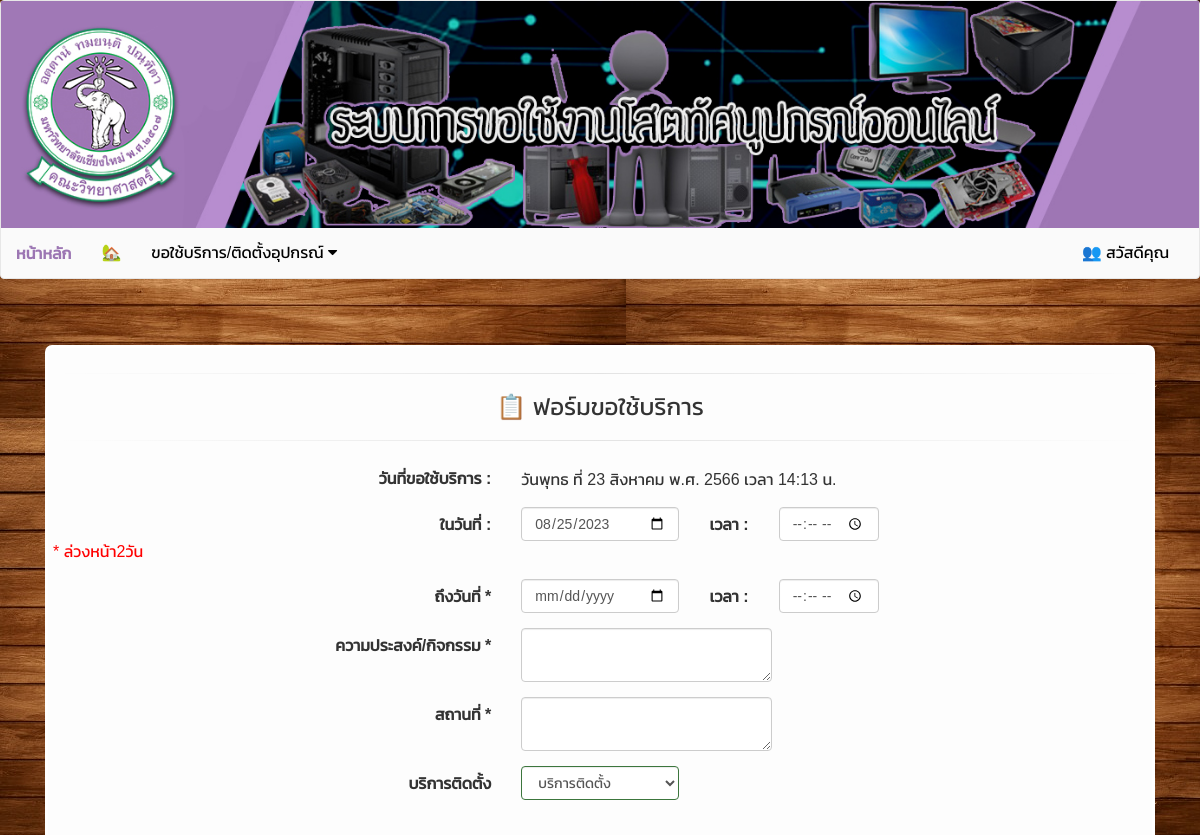
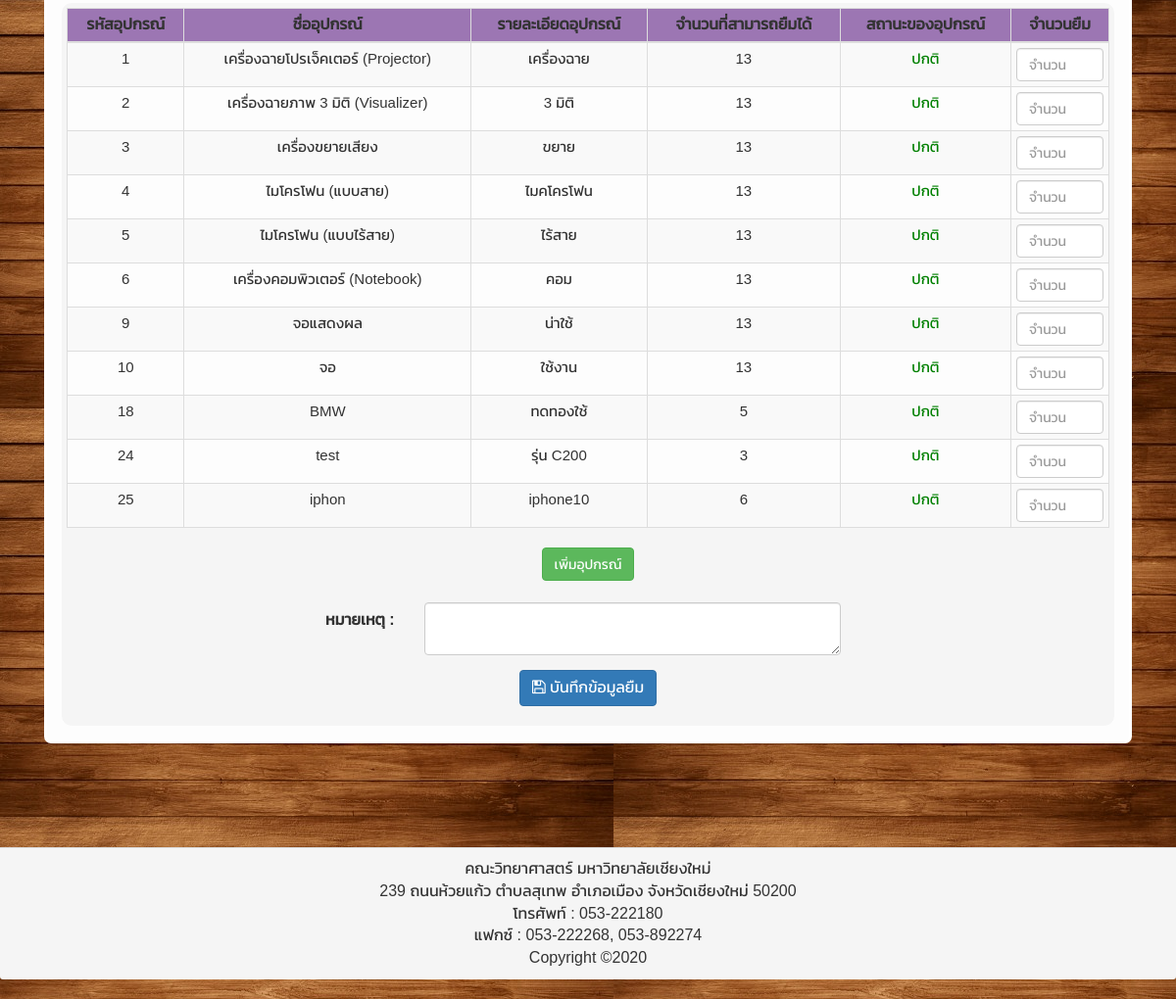
The page /?page=borrow (signed in) on the database its author committed (2 pictures, top to bottom).
### tables this page shows
CREATE TABLE `tb_equipment` (
  `equipment_id` int(11) NOT NULL,
  `equipment_photo` varchar(50) NOT NULL COMMENT 'รูปภาพอุปกรณ์',
  `equipment_name` varchar(255) NOT NULL COMMENT 'ชื่ออุปกรณ์',
  `equipment_number` varchar(20) NOT NULL COMMENT 'จำนวนอุปกรณ์',
  `status_id` int(11) NOT NULL COMMENT 'สถานะของอุปกรณ์',
  `dur_id` varchar(100) NOT NULL COMMENT 'ไอดีพัสดุ',
  `equipment_detail` varchar(255) NOT NULL,
  `equipment_balance` varchar(20) NOT NULL COMMENT 'วัสดุคงเหลือ'
);

### borrow.php (the view, shortened to what this page needs)
<!doctype html>
<html>
<head>
</head>
<body>
<div class="row">
<div class="text-center bg" style="margin: 10px; margin-top: 0px;">
<hr>
<h3 align="center">&#128203; ฟอร์มขอใช้บริการ</h3>
<hr>
<form id="frmborrow" method="post" class="form-horizontal" action="?page=borrow_save" >
	<div class="form-group">
		<label class="col-sm-5 control-label">วันที่ขอใช้บริการ :</label>
		<div class="col-sm-4" style="margin-top: 8px;" align="left">
<div id="date"></div>
		</div>
	  <div class="col-md-3"></div>
	</div>
	<div class="form-group">
		<label class="col-sm-5 control-label">ในวันที่ :</label>
		<div class="col-sm-2 on_date">
			<input type="date" class="form-control" name="on_date" id="on_date" required="required" min="<?=date("Y-m-d",strtotime("+2 day"));?>" value="<?=date("Y-m-d",strtotime("+2 day"));?>" onBlur="chkondate();">
		</div>
		<label class="col-sm-1 control-label" style="width: 70px;">เวลา :</label>
		<div class="col-sm-1 on_time" style="width: 130px;">
		<input type="time" class="form-control" name="on_time" id="on_time" required="required" onBlur="chkontime();">
		</div>
		<div class="col-sm-3" align="left"><span class="required" style="color:red;">* ล่วงหน้า2วัน</span></div>
	</div>
	<div class="form-group">
		<label class="col-sm-5 control-label">ถึงวันที่ <span class="required">*</span></label>
		<div class="col-sm-2 to_date">
			<input type="date" class="form-control" name="to_date" id="to_date" required="required" min="<?=date("Y-m-d",strtotime("+2 day"));?>" onBlur="chktodate();">
		</div>
		<label class="col-sm-1 control-label" style="width: 70px;">เวลา :</label>
		<div class="col-sm-1 to_time" style="width: 130px;">
		<input type="time" class="form-control" name="to_time" id="to_time" required="required" onBlur="chktotime();">
		</div>
	</div>
	<div class="form-group">
		<label class="col-sm-5 control-label">ความประสงค์/กิจกรรม <span class="required">*</span></label>
		<div class="col-sm-3 detail">
			<textarea type="text" class="form-control" name="detail" id="detail" requirement onBlur="chkdetail();"></textarea>
		</div>
	</div>
	<div class="form-group">
		<label class="col-sm-5 control-label">สถานที่ <span class="required">*</span></label>
		<div class="col-sm-3 place">
			<textarea type="text" class="form-control" name="place" id="place" required="required" onBlur="chkplace();"></textarea>
		</div>
	</div>
	<div class="form-group ">
	  <label class="col-sm-5 control-label">บริการติดตั้ง </label>
	  <div class="col-lg-2 col-md-2 col-sm-3 service_id has-success">
		  <select class="form-control"  name="service_id" id="service_id" onBlur="chkservice();">
			<?php
			$sql="select * from tb_service ";
			$result=$db->query($sql);
			while($row=$result->fetch_array(MYSQLI_ASSOC)){
			?>
			<option value="<?=$row["service_id"]?>"><?=$row["service_name"]?></option>
			<?php
			}
			?>
		</select>
	  </div>
	</div><br>
<div style="margin: 10px; margin-top: 0px;" class="bgtable">
<div class="table-responsive">
<table class="table table-striped table-bordered table-condensed" id="dynamic_field">
	<thead bgcolor="#9c76b3">
		<tr>
		<th>รหัสอุปกรณ์</th>
		<th>ชื่ออุปกรณ์</th>
		<th>รายละเอียดอุปกรณ์</th>
		<th>จำนวนที่สามารถยืมได้</th>
		<th>สถานะของอุปกรณ์</th>
		<th>จำนวนยืม</th>
		</tr>
	</thead>
		<tbody>
		<?php
		$sql="select * from tb_equipment eq inner join tb_status st where eq.status_id=st.status_id and st.status_id=1";
		$result=$db->query($sql);
		$i=1;
		while($row=$result->fetch_array(MYSQLI_BOTH)){
		?>
		<tr>
		 <td><?=$row["equipment_id"]?></td>
		 <td id="equipment_name_<?=$i?>"><?=$row["equipment_name"]?></td>
		 <td><?=$row["equipment_detail"]?></td>
		 <td id="equipment_number_<?=$i?>"><?=$row["equipment_balance"]?></td>
		<?php
		if($row["status_id"] == "1"){
		echo "<td><span style='color:green'>ปกติ</span></td>";
		}else if($row["status_id"] == "2"){
		echo "<td><span style='color:red'>ใช้งานไม่ได้</span></td>";
		}else{
		echo "<td><span style='color:red'>ข้อมูลไม่แน่ชัด</span></td>";
		}
		?>
		<td style="width: 100px;" id="row_<?=$i?>">
			<input class="form-control" type="number" min="0" placeholder="จำนวน" name="equipment_unit[]" id="equipment_unit_<?=$i?>" max="<?=$row["equipment_number"]?>" onblur="checknumber('<?=$i?>')">
		</td>
	 	<?php $i++;} ?>
 		</tr>
		</tbody>
</table>
	</div>
<button type="button" name="add" id="add" class="btn btn-success" title="เพิ่มอุปกรณ์">เพิ่มอุปกรณ์</button><br>
<br>
	<div class="form-group">
		<label class="col-sm-4 control-label">หมายเหตุ :</label>
			<div class="col-sm-5">
				<textarea class="form-control" name="note" id="note"></textarea>
			</div>
	</div>
		<div class="form-group">
			<button class="btn btn-primary" type="button" style="font-size:16px" title="บันทึก" onClick="confirmdata();"><i class="fa fa-save" ></i> บันทึกข้อมูลยืม</button>
		</div>
  </form>
  </div>
 </div>
</div>
<div><br><br></div>
</body>
</html>

### css/style.css (style rules this page uses)
body,header,font,a,th { font-family: 'Kanit', sans-serif; font-size: 16px; }
th { text-align: center; font-size: 16px; }
td { text-align: center; font-size: 15px; }
tbody { background-color:#FDFDFD; }
.bg { border-radius: 7px; background-color: #FDFDFD; border: 3px solid #FFFFFF; padding: 5px; }
.bgtable { border-radius: 10px; background-color: #f5f5f5; padding: 5px; }
hr { border: 0; height: 1px; background-image: linear-gradient(to right, rgba(0, 0, 0, 0), rgba(0, 0, 0, 0.10), rgba(0, 0, 0, 0)); }

### index.php (style rules this page uses)
body { background: url("img/bg.jpg"); background-color: transparent; padding-bottom: 20px; }

### rows shown on the page
tb_equipment: equipment_id "1", equipment_name "เครื่องฉายโปรเจ็คเตอร์ (Projector)", equipment_detail "เครื่องฉาย", equipment_balance "13"
tb_equipment: equipment_id "2", equipment_name "เครื่องฉายภาพ 3 มิติ (Visualizer)", equipment_detail "3 มิติ", equipment_balance "13"
tb_equipment: equipment_id "3", equipment_name "เครื่องขยายเสียง", equipment_detail "ขยาย", equipment_balance "13"
tb_equipment: equipment_id "4", equipment_name "ไมโครโฟน (แบบสาย)", equipment_detail "ไมคโครโฟน", equipment_balance "13"
tb_equipment: equipment_id "5", equipment_name "ไมโครโฟน (แบบไร้สาย)", equipment_detail "ไร้สาย", equipment_balance "13"
tb_equipment: equipment_id "6", equipment_name "เครื่องคอมพิวเตอร์ (Notebook)", equipment_detail "คอม", equipment_balance "13"
tb_equipment: equipment_id "9", equipment_name "จอแสดงผล", equipment_detail "น่าใช้", equipment_balance "13"
tb_equipment: equipment_id "10", equipment_name "จอ", equipment_detail "ใช้งาน", equipment_balance "13"
tb_equipment: equipment_id "18", equipment_name "BMW", equipment_detail "ทดทองใช้", equipment_balance "5"
tb_equipment: equipment_id "24", equipment_name "test", equipment_detail "รุ่น C200", equipment_balance "3"
tb_equipment: equipment_id "25", equipment_name "iphon", equipment_detail "iphone10", equipment_balance "6"

### other values the page prints
form field service_id "บริการติดตั้ง"
